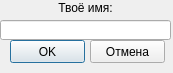
<?xml version="1.0" encoding="UTF-8"?>
<ui version="4.0">
 <class>NewRecord</class>
 <widget class="QDialog" name="NewRecord">
  <property name="geometry">
   <rect>
    <x>0</x>
    <y>0</y>
    <width>173</width>
    <height>73</height>
   </rect>
  </property>
  <property name="windowTitle">
   <string>Dialog</string>
  </property>
  <widget class="QLabel" name="label">
   <property name="geometry">
    <rect>
     <x>0</x>
     <y>0</y>
     <width>171</width>
     <height>16</height>
    </rect>
   </property>
   <property name="text">
    <string>Твоё имя:</string>
   </property>
   <property name="alignment">
    <set>Qt::AlignCenter</set>
   </property>
  </widget>
  <widget class="QLineEdit" name="NameEdit">
   <property name="geometry">
    <rect>
     <x>0</x>
     <y>20</y>
     <width>171</width>
     <height>20</height>
    </rect>
   </property>
  </widget>
  <widget class="QPushButton" name="OKButton">
   <property name="geometry">
    <rect>
     <x>10</x>
     <y>40</y>
     <width>75</width>
     <height>23</height>
    </rect>
   </property>
   <property name="text">
    <string>OK</string>
   </property>
  </widget>
  <widget class="QPushButton" name="CancelButton">
   <property name="geometry">
    <rect>
     <x>90</x>
     <y>40</y>
     <width>75</width>
     <height>23</height>
    </rect>
   </property>
   <property name="text">
    <string>Отмена</string>
   </property>
  </widget>
 </widget>
 <resources/>
 <connections/>
</ui>
